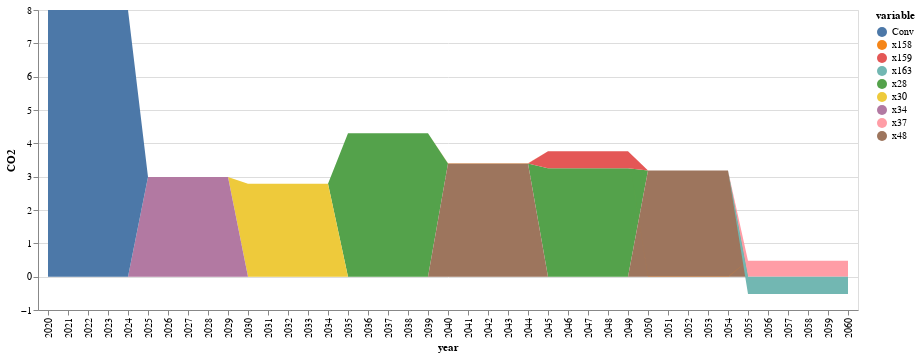

Notebook code cell kept with this figure:
### Code cell
#only for this result

function conventional0(i1,t)
    if t==0
        if mod(i1,5)≥mod(round(sum(JuMP.values.(tk)[k1,t+1]-0.001 for k1=1:nrow(compromise));digits=2),5)
            return initial[1,3]*(1-sum(JuMP.values.(xk)[k,t+1] for k in 1:nrow(compromise)))
        else
            return 0
        end
    else
        return initial[1,3]*(1-sum(JuMP.values.(xk)[k,t] for k in 1:nrow(compromise)))
    end
end

function conventional(i1,t)
    if t==7
        return initial[1,3]*(1-sum(JuMP.values.(xk)[k,t] for k=1:nrow(compromise)))
    end
    if t==0
        if mod(i1,5)≥mod(round.(sum(JuMP.values.(tk)[1:nrow(compromise),t+1])-0.001;digits=4),5) && sum(JuMP.values.(xk)[1:nrow(compromise),t+1]) > 0
            return initial[1,3]*(1-sum(JuMP.values.(xk)[k,t+1] for k in 1:nrow(compromise)))
        else
            return 0
        end
    else
        sum_xks_atT=0
        for k1 in 1:nrow(compromise)
            if mod(i1,5)≥mod(round(JuMP.values.(tk)[k1,t+1]-0.001;digits=4),5) && sum(JuMP.values.(xk)[k1,t:t+1])>0 && t>0
                sum_xks_atT+=JuMP.values.(xk)[k1,t+1]
            else
                sum_xks_atT+=JuMP.values.(xk)[k1,t]
            end
        end
            
        #if mod(i1,5)≥mod(round(sum(JuMP.values.(tk)[1:nrow(compromise),t+1]);digits=2),5) && sum(JuMP.values.(xk)[1:nrow(compromise),t:t+1])>0 && t>0
        #    t=t+1
        #end
        #return (1-sum(JuMP.values.(xk)[k,t] for k in 1:nrow(compromise)))
        return initial[1,3]*(1-sum_xks_atT)
    end
end


function innovation(i1,k1,t)
    if t==7
        return sum(JuMP.values.(xk)[k,t]*(co2fac[k,t]) for k=k1:k1)
    end
    if t==0 
        if mod(i1,5)≥mod(round(JuMP.values.(tk)[k1,t+1]-0.001;digits=4),5) && JuMP.values.(xk)[k1,t+1] > 0
            t=1
            return (sum(JuMP.values.(xk)[k,t]*(co2fac[k,t]) for k=k1:k1))            
        else
            return 0
        end
    end
    if mod(i1,5)≥mod(round(JuMP.values.(tk)[k1,t+1]-0.001;digits=4),5) && sum(JuMP.values.(xk)[k1,t:t+1])>0 && t>0
        t=t+1
    end
    return sum(JuMP.values.(xk)[k,t]*(co2fac[k,t]) for k=k1:k1)
end

conv=zeros(55)

conv[1]=initial[1,3]
inn_co2=zeros(nrow(compromise),55)

for k in 1:nrow(compromise)
    inn_co2[k,1]=0
end
j=0
for t in 2:55
    if 0 ≤ t ≤ 5
        j=0
    elseif 6 ≤ t ≤ 10
        j=1
    elseif 11 ≤ t ≤ 15
        j=2
    elseif 16 ≤ t ≤ 20
        j=3
    elseif 21 ≤ t ≤ 25
        j=4
    elseif 26 ≤ t ≤ 30
        j=5
    elseif 31 ≤ t ≤ 35
        j=6
    else
        j=7
    end
    
    
    
    conv[t]=conventional(t,j)
    for k in 1:nrow(compromise)
        
        inn_co2[k,t]=innovation(t,k,j)
    end
end
conv[1:5].=initial[1,3]

sNames = ["conv","inn1","inn2","inn3","inn4","inn5","inn6","inn7","inn8","inn9","inn10"]
xLabels = []
for i in 2020:2070
    push!(xLabels,string(i))
end

#df = DataFrame(year=xLabels, conv=conv, inn1=inn_co2[1,:],inn2=inn_co2[2,:],inn3=inn_co2[3,:],inn4=inn_co2[4,:],
#        inn5=inn_co2[5,:],inn6=inn_co2[6,:],inn7=inn_co2[7,:],inn8=inn_co2[8,:],inn9=inn_co2[9,:],inn10=inn_co2[10,:])
df = DataFrame(vcat(inn_co2,conv')',:auto)


df=df[1:41,:]

df=df[!, any.(>(0), eachcol(df))]
df[!,:year]=xLabels[1:41]
#rename!(df,[:x1,:x93,:x218,:x222] .=> [:Conv,:pyLDPE1,:alcPLA2,:alcPLA6])
#df[!,:pyLDPE11]=zeros(36)
rename!(df,[:x269] .=> [:Conv])
#df[!,:x104]=zeros(36)
#df[!,:x201]=zeros(36)
#df[!,:x196]=zeros(36)
#df[!,:x126]=zeros(36)
#rename!(df,[:x94,:x95,:x104,:x109,:x196,:x198,:x199,:x200,:x201] .=> [:LABS12,:LABS13,:LABS22,:LABS27,:RecyclPLA2,:RecyclPLA4,:RecyclPLA5,:RecyclPLA6,:RecyclPLA7])
#rename!(df,[:x29,:x30,:x31,:x45,:x49] .=> [:pyLDPE_maxTheta,:pyLDPE_minGWP,:pyLDPE_minLCC,:pyLDPE_14,:pyLDPE_18])
#rename!(df,[:x160,:x164] .=> [:alcPLA_minLCC,:alcPLA_3])
co2_inn=df |> stack |> @vlplot(:area, x=:year, y={:value, stack=:zero, title="CO2"}, color="variable:n",legend=:sNames) 

if want_save>0
    save("./result-case-roadmap/co2-roadmap-"*output_key*".svg", co2_inn)
end
co2_inn

### Figure 1 — Vega-Lite specification as saved in the notebook (floating-point values rounded to 4 significant figures; data arrays with more than 128 entries replaced by an {"elided": "..."} marker saying what was removed)
{"data": {"values": {"elided": "369 records"}}, "encoding": {"color": {"field": "variable", "type": "nominal"}, "x": {"field": "year"}, "y": {"field": "value", "stack": "zero", "title": "CO2", "type": "quantitative"}}, "legend": "sNames", "mark": "area"}
